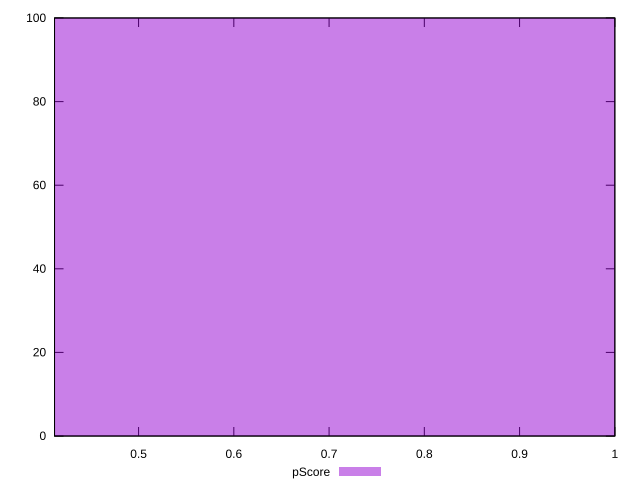

Recreate this plot in gnuplot.
reset

$pScore <<EOF
0.668759014705308 100
EOF

set key outside below
set boxwidth 0.668759014705308
set xrange [0.4117647058823529:1]
set yrange [0:100]
set trange [0:100]
set style fill transparent solid 0.5 noborder
set terminal svg size 640, 490 enhanced background rgb 'white'
set output "report_00012_2021-02-09T11:01:39.952Z/offscreen-images/samples/pages/pScore/histogram.svg"

plot $pScore title "pScore" with boxes

reset
